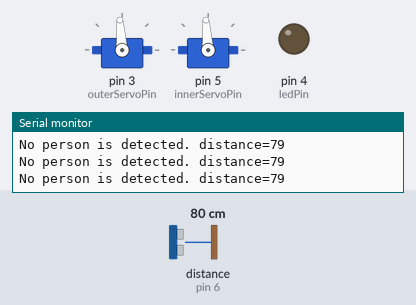
Bench run of a sketch on a simulated Arduino Uno, built for the host (arithmetic inside an expression is 32-bit, double 64-bit). On the bench: 2 × servo, output pins drawn as LEDs (lit = HIGH), the last lines printed to the serial monitor. Wiring (inferred from the names in the program): ultrasonic range finder: trigger pin 7; echo pin 6. Inputs (shaded band) come from the test bench; at power-on: distance to the obstacle (sensor on pin 6) 80 cm. The echo pulse lasts 58.3 µs per cm; pins used as bus, display or sensor lines are not drawn.

Above: at 1.2 s.
1.3 s: distance to the obstacle (sensor on pin 6) set to 42 cm
2.8 s: distance to the obstacle (sensor on pin 6) set to 36 cm
At 4.0 s:
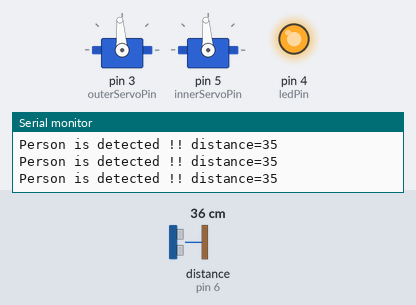
4.9 s: distance to the obstacle (sensor on pin 6) set to 60 cm
At 5.2 s:
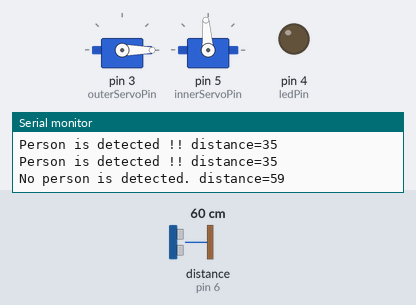
7.4 s: distance to the obstacle (sensor on pin 6) set to 4 cm
At 7.9 s:
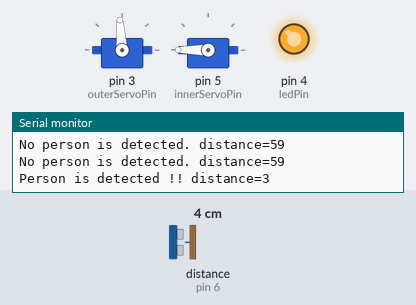
9.5 s: distance to the obstacle (sensor on pin 6) set to 120 cm
At 10.9 s:
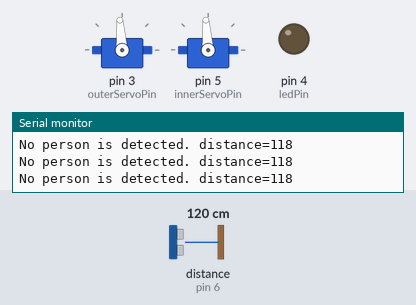
Timing chart, 0 to 12.5 s (numbered marks = the images above; inputs shaded):
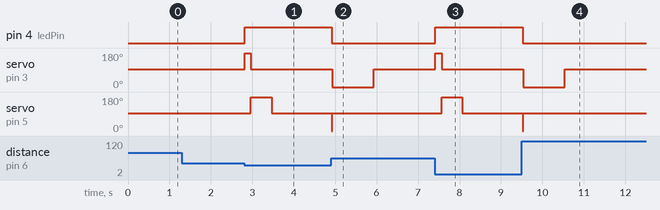

The sketch:

rbt.ino
```cpp
#include <Servo.h>
#include <stdbool.h>

#ifndef PERSON_TRIGGER_TRESHOLD
#define PERSON_TRIGGER_TRESHOLD 38
#endif

#ifndef RECHECK_VALUE
#define RECHECK_VALUE 1
#endif

// normally a  continuos rotation servo can be stopped by writing (servo.write())
// a value of 90. However, on some cheap servo, these values might be off. in
// my case it is off by +4.
#ifndef SERVO_HALT_OFFSET
#define SERVO_HALT_OFFSET 4
#endif

#ifndef SERVO_MAXSPEED_OFFSET
#define SERVO_MAXSPEED_OFFSET 0
#endif

#ifndef SERVO_MAXSPEED_REVERSED_OFFSET
#define SERVO_MAXSPEED_REVERSED_OFFSET 0
#endif

const int usSensor2_trigPin=9;
const int isSensor2_echoPin=8;

const int usSensor1_trigPin=7;
const int usSensor1_echoPin=6;

const int outerServoPin=3;
const int innerServoPin=5;

const int ledPin=4;

long int duration;
long int distance;

static int recheck_hasPerson_count = 0;
static int recheck_noPerson_count = 0;

static bool noperson_written = false;
static bool hasperson_written = false;

char strbuf[50];

Servo outerServo;
Servo innerServo;

void setup()
{
  Serial.begin(31250);
  outerServo.attach(outerServoPin, 600, 2300);
  innerServo.attach(innerServoPin, 600, 2300);
  outerServo.write(90 + SERVO_HALT_OFFSET);
  innerServo.write(90 + SERVO_HALT_OFFSET);
  noperson_written = true;
  Serial.println("Started");
  pinMode(usSensor1_trigPin, OUTPUT);
  pinMode(usSensor1_echoPin, INPUT);
  pinMode(innerServoPin, OUTPUT);
  pinMode(ledPin, OUTPUT);
}

void moveServo(int angle)
{
  assert(angle >= 0);
  assert(angle <= 360);
  assert(outerServo.attached());
  outerServo.write(angle);
}

void ledToggle(bool state)
{
  if (state) {
    digitalWrite(ledPin, HIGH);
  } else if (!state) {
    digitalWrite(ledPin, LOW);
  }
}

void servo_setpos(Servo *servo, int position, bool reversed, int customDelay = NULL)
{
  const float speedForOneDeg = (0.1/60)*1000; // in millisecs
  const int speedNorm = 0 + SERVO_MAXSPEED_OFFSET; // max speed
  const int speedReversed = 180 + SERVO_MAXSPEED_REVERSED_OFFSET; // max speed reversed direction
  const int speedHalt = 90 + SERVO_HALT_OFFSET; // static

  int delayVal;

  if (customDelay != NULL)
    delayVal = customDelay;
  else
    delayVal = speedForOneDeg * position;

  assert(servo->attached());
  if (reversed)
    servo->write(speedNorm);
  else
    servo->write(speedReversed);

  delay(delayVal);
  servo->write(speedHalt);
}

void loop()
{
  Serial.flush();
  digitalWrite(usSensor1_trigPin, LOW);
  delayMicroseconds(2);
  digitalWrite(usSensor1_trigPin, HIGH);
  delayMicroseconds(10);
  digitalWrite(usSensor1_trigPin, LOW);

  duration = pulseIn(usSensor1_echoPin, HIGH);

  distance = duration * 0.034 / 2;
  if (distance == 0)
    return;
  memset(strbuf, 0, sizeof(strbuf));
  snprintf(strbuf, sizeof(long int), "%ld", distance); // cast distance to char[], store in strbuf

  // deadlock prevention
  if (noperson_written && hasperson_written) {
    Serial.println("Deadlock!");
    noperson_written = false;
    hasperson_written = false;
  } else if (!noperson_written && !hasperson_written) {
    Serial.println("Deadlock!");
    noperson_written = false;
    hasperson_written = false;
  }

  // person detected, open the door
  if (distance <= PERSON_TRIGGER_TRESHOLD) {
    if (recheck_hasPerson_count < RECHECK_VALUE) {
      recheck_hasPerson_count++;
    } else {
      Serial.print("Person is detected !! distance=");
      Serial.println(strbuf);
      ledToggle(true);
      memset(strbuf, 0, sizeof(strbuf));

      if (!hasperson_written) {
        servo_setpos(&outerServo, 90, false);
        servo_setpos(&innerServo, 180, false, (int)((0.1/60)*1000+500));
        hasperson_written = true;
        noperson_written = false;
      }
      recheck_hasPerson_count = 0;
    }

  // no person, close the door
  } else if (distance > PERSON_TRIGGER_TRESHOLD) {
    if (recheck_noPerson_count < RECHECK_VALUE) {
      recheck_noPerson_count++;
    } else {
      Serial.print("No person is detected. distance=");
      Serial.println(strbuf);
      ledToggle(false);
      memset(strbuf, 0, sizeof(strbuf));

      if (!noperson_written) {
        servo_setpos(&innerServo, 10, true);
        servo_setpos(&outerServo, 180, true, (int)((0.1/60)*1000+1000));
        noperson_written = true;
        hasperson_written = false;
      }
      recheck_noPerson_count = 0;
    }
  }
}
```

Measured:
- the behaviour switches between 40 and 39 cm on distance to the obstacle (sensor on pin 6) (found by bisection; images 0 and 1)
- after the input at 2.8 s, pin 4 (ledPin): LOW → HIGH at once; servo on pin 3 (outerServoPin): 94° → 180° at once, → 94° 0.15 s later; servo on pin 5 (innerServoPin): 94° → 180° after 0.16 s, → 94° 0.50 s later
- after the input at 4.9 s, pin 4 (ledPin): HIGH → LOW at once; servo on pin 3 (outerServoPin): 94° → 0° at once, → 94° 1.0 s later; servo on pin 5 (innerServoPin): 94° → 0° at once, → 94° 0.02 s later
- after the input at 7.4 s, pin 4 (ledPin): LOW → HIGH at once; servo on pin 3 (outerServoPin): 94° → 180° at once, → 94° 0.15 s later; servo on pin 5 (innerServoPin): 94° → 180° after 0.17 s, → 94° 0.50 s later
- after the input at 9.5 s, pin 4 (ledPin): HIGH → LOW at once; servo on pin 3 (outerServoPin): 94° → 0° at once, → 94° 1.0 s later; servo on pin 5 (innerServoPin): 94° → 0° at once, → 94° 0.02 s later
